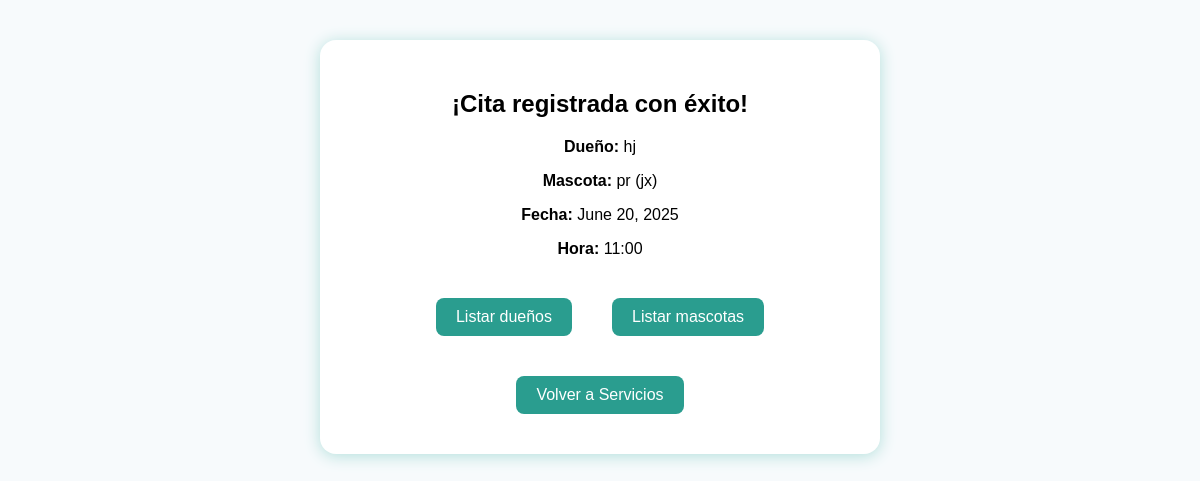
/app/cita/confirmacion/1/, run on the app's committed database.
### bienvenida/models.py (models this page shows)
class Cita(models.Model):
    date = models.DateField()
    time = models.TimeField()
    owner = models.ForeignKey(Owner, on_delete=models.CASCADE, related_name='citas')
    mascota = models.ForeignKey(Mascota, on_delete=models.CASCADE, related_name='citas')
    description = models.TextField()

class Owner(models.Model):
    name = models.CharField(max_length=100)
    phone = models.CharField(max_length=15)
    address = models.CharField(max_length=255)

class Mascota(models.Model):
    name = models.CharField(max_length=100)
    species = models.CharField(max_length=50)
    breed = models.CharField(max_length=50)
    age = models.PositiveIntegerField()
    owner = models.ForeignKey(Owner, on_delete=models.CASCADE, related_name='mascotas')

### bienvenida/views.py (the view)
# urls.py: path('cita/confirmacion/<int:cita_id>/', views.confirmacion_cita, name='confirmacion_cita'),
def confirmacion_cita(request, cita_id):
    cita = Cita.objects.select_related('owner', 'mascota').get(id=cita_id)
    return render(request, 'bienvenida/confirmacion_cita.html', {'cita': cita})

### bienvenida/templates/bienvenida/confirmacion_cita.html (shortened to what this page needs)
<!DOCTYPE html>
<html lang="es">
<head>
</head>
<body>
    <div class="container">
        <h2>¡Cita registrada con éxito!</h2>
        <p><strong>Dueño:</strong> {{ cita.owner.name }}</p>
        <p><strong>Mascota:</strong> {{ cita.mascota.name }} ({{ cita.mascota.species }})</p>
        <p><strong>Fecha:</strong> {{ cita.date }}</p>
        <p><strong>Hora:</strong> {{ cita.time|time:"H:i" }}</p>
        <div class="botones">
            <a href="{% url 'lista_duenos' %}?cita_id={{ cita.id }}" class="btn">Listar dueños</a>
            <a href="{% url 'lista_mascotas' %}?cita_id={{ cita.id }}" class="btn">Listar mascotas</a>
            <a href="{% url 'servicios'  %}" class="btn">Volver a Servicios</a>
        </div>
    </div>
</body>
</html>

### bienvenida/templates/bienvenida/confirmacion_cita.html (style rules this page uses)
body { font-family: 'Montserrat', Arial, sans-serif; background: #f7fafc; }
.container { max-width: 500px; margin: 40px auto; background: #fff; padding: 30px; border-radius: 16px; box-shadow: 0 2px 16px #b2dfdb; text-align: center; }
.btn { background: #2a9d8f; color: #fff; border: none; border-radius: 8px; padding: 10px 20px; margin: 10px; text-decoration: none; }
.botones { display: flex; flex-wrap: wrap; justify-content: center; gap: 20px; margin-top: 30px; }

### data on the page
Cita: owner.name "hj", mascota.name "pr", mascota.species "jx", date "June 20, 2025", time "11:00"
